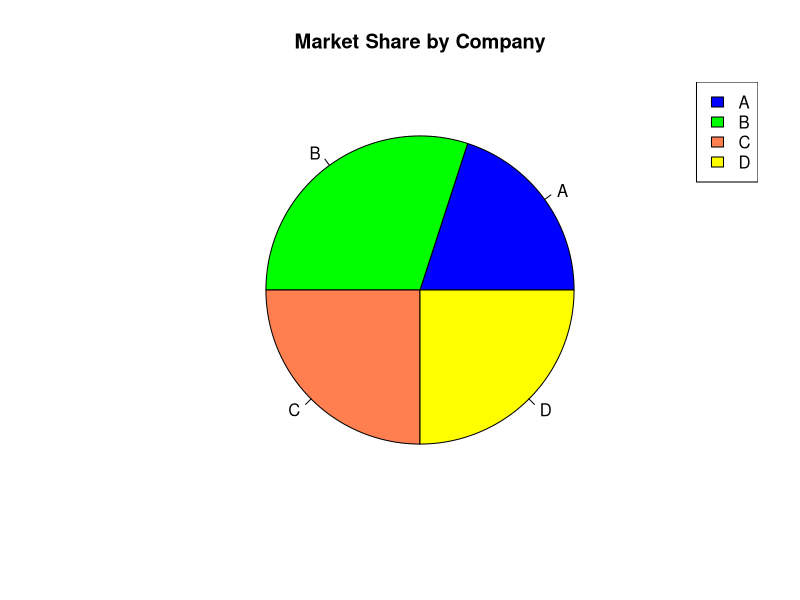

Here is the R script that generated this plot:
# Create the dataset
company <- c("A", "B", "C", "D")
market_share <- c(20, 30, 25, 25)

# Plot the pie chart
pie(market_share, 
    labels = company, 
    main = "Market Share by Company", 
    col = c("blue", "green", "coral", "yellow"))

# Add a legend
legend("topright", legend = company, fill = c("blue", "green", "coral", "yellow"))
